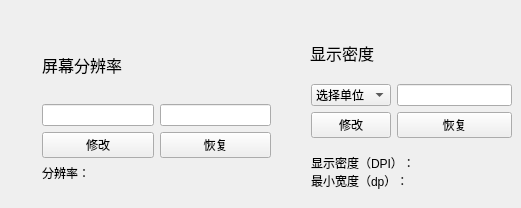
     <widget class="QWidget" name="disaplaysettings">
      <attribute name="title">
       <string>显示设置</string>
      </attribute>
      <widget class="QLabel" name="label_77">
       <property name="geometry">
        <rect>
         <x>310</x>
         <y>40</y>
         <width>80</width>
         <height>26</height>
        </rect>
       </property>
       <property name="font">
        <font>
         <pointsize>12</pointsize>
        </font>
       </property>
       <property name="text">
        <string>显示密度</string>
       </property>
      </widget>
      <widget class="QWidget" name="layoutWidget">
       <property name="geometry">
        <rect>
         <x>42</x>
         <y>32</y>
         <width>229</width>
         <height>150</height>
        </rect>
       </property>
       <layout class="QVBoxLayout" name="verticalLayout_99">
        <item>
         <widget class="QLabel" name="label_76">
          <property name="font">
           <font>
            <pointsize>12</pointsize>
           </font>
          </property>
          <property name="text">
           <string>屏幕分辨率</string>
          </property>
         </widget>
        </item>
        <item>
         <layout class="QVBoxLayout" name="verticalLayout_98">
          <item>
           <layout class="QHBoxLayout" name="horizontalLayout_54">
            <item>
             <layout class="QVBoxLayout" name="verticalLayout_96">
              <item>
               <widget class="QLineEdit" name="landscapepixels"/>
              </item>
              <item>
               <widget class="QPushButton" name="reviseresolution">
                <property name="text">
                 <string>修改</string>
                </property>
               </widget>
              </item>
             </layout>
            </item>
            <item>
             <layout class="QVBoxLayout" name="verticalLayout_97">
              <item>
               <widget class="QLineEdit" name="portraitpixels"/>
              </item>
              <item>
               <widget class="QPushButton" name="recoverresolution">
                <property name="text">
                 <string>恢复</string>
                </property>
               </widget>
              </item>
             </layout>
            </item>
           </layout>
          </item>
          <item>
           <widget class="QLabel" name="resolution2">
            <property name="text">
             <string>分辨率：</string>
            </property>
           </widget>
          </item>
         </layout>
        </item>
       </layout>
      </widget>
      <widget class="QWidget" name="layoutWidget">
       <property name="geometry">
        <rect>
         <x>311</x>
         <y>84</y>
         <width>201</width>
         <height>115</height>
        </rect>
       </property>
       <layout class="QVBoxLayout" name="verticalLayout_102">
        <item>
         <layout class="QHBoxLayout" name="horizontalLayout_55">
          <item>
           <layout class="QVBoxLayout" name="verticalLayout_101">
            <item>
             <widget class="QComboBox" name="chooseunit">
              <item>
               <property name="text">
                <string>选择单位</string>
               </property>
              </item>
              <item>
               <property name="text">
                <string>DPI</string>
               </property>
              </item>
              <item>
               <property name="text">
                <string>dp</string>
               </property>
              </item>
             </widget>
            </item>
            <item>
             <widget class="QPushButton" name="changedpi">
              <property name="text">
               <string>修改</string>
              </property>
             </widget>
            </item>
           </layout>
          </item>
          <item>
           <layout class="QVBoxLayout" name="verticalLayout_100">
            <item>
             <widget class="QLineEdit" name="inputvalue"/>
            </item>
            <item>
             <widget class="QPushButton" name="recoverdpi">
              <property name="text">
               <string>恢复</string>
              </property>
             </widget>
            </item>
           </layout>
          </item>
         </layout>
        </item>
        <item>
         <widget class="QLabel" name="DPIanddp">
          <property name="text">
           <string>显示密度（DPI）：
最小宽度（dp）：</string>
          </property>
         </widget>
        </item>
       </layout>
      </widget>
     </widget>
